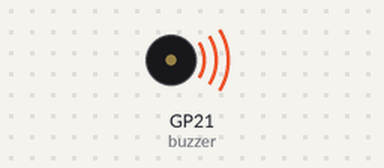
A program run on a simulated Raspberry Pi Pico running MicroPython. On the bench: buzzer (waves = sounding). At 1.5 s the program stops and its outputs stay as they are.

Above: at 0.1 s.
At 1.5 s:
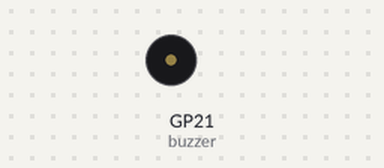
Timing chart, 0 to 3.0 s (numbered marks = the images above):
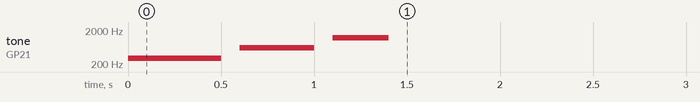

Measured:
- by itself, tone on GP21 (buzzer): plays 300 Hz for 0.50 s, 600 Hz for 0.40 s, 1200 Hz for 0.30 s

The program:

despertar_V1A.py
```python
from machine import PWM, Pin
import time

def awakening_sound():
    buzzer = PWM(Pin(21))

    # Definimos frequências e durações para cada tom
    frequencies = [300, 600, 1200]
    durations = [0.5, 0.4, 0.3]

    for freq, duration in zip(frequencies, durations):
        buzzer.freq(freq)
        buzzer.duty_u16(5000)
        time.sleep(duration)
        buzzer.duty_u16(0)  # Desliga o buzzer
        time.sleep(0.1)     # Pequena pausa entre os tons

    buzzer.deinit()  # Desativa o buzzer no final

# Teste
awakening_sound()
```
